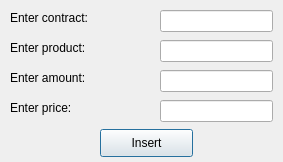
<?xml version="1.0" encoding="UTF-8"?>
<ui version="4.0">
 <class>product_insert</class>
 <widget class="QDialog" name="product_insert">
  <property name="geometry">
   <rect>
    <x>0</x>
    <y>0</y>
    <width>283</width>
    <height>162</height>
   </rect>
  </property>
  <property name="windowTitle">
   <string>Insert to product</string>
  </property>
  <widget class="QLabel" name="label">
   <property name="geometry">
    <rect>
     <x>10</x>
     <y>10</y>
     <width>111</width>
     <height>16</height>
    </rect>
   </property>
   <property name="text">
    <string>Enter contract:</string>
   </property>
  </widget>
  <widget class="QLabel" name="label_2">
   <property name="geometry">
    <rect>
     <x>10</x>
     <y>40</y>
     <width>151</width>
     <height>16</height>
    </rect>
   </property>
   <property name="text">
    <string>Enter product:</string>
   </property>
  </widget>
  <widget class="QLabel" name="label_3">
   <property name="geometry">
    <rect>
     <x>10</x>
     <y>70</y>
     <width>111</width>
     <height>16</height>
    </rect>
   </property>
   <property name="text">
    <string>Enter amount:</string>
   </property>
  </widget>
  <widget class="QLabel" name="label_4">
   <property name="geometry">
    <rect>
     <x>10</x>
     <y>100</y>
     <width>121</width>
     <height>16</height>
    </rect>
   </property>
   <property name="text">
    <string>Enter price:</string>
   </property>
  </widget>
  <widget class="QLineEdit" name="lineEdit_product_contract">
   <property name="geometry">
    <rect>
     <x>160</x>
     <y>10</y>
     <width>113</width>
     <height>22</height>
    </rect>
   </property>
  </widget>
  <widget class="QLineEdit" name="lineEdit_product_name">
   <property name="geometry">
    <rect>
     <x>160</x>
     <y>40</y>
     <width>113</width>
     <height>22</height>
    </rect>
   </property>
  </widget>
  <widget class="QLineEdit" name="lineEdit_product_amount">
   <property name="geometry">
    <rect>
     <x>160</x>
     <y>70</y>
     <width>113</width>
     <height>22</height>
    </rect>
   </property>
  </widget>
  <widget class="QLineEdit" name="lineEdit_product_price">
   <property name="geometry">
    <rect>
     <x>160</x>
     <y>100</y>
     <width>113</width>
     <height>22</height>
    </rect>
   </property>
  </widget>
  <widget class="QPushButton" name="pushButton_product_insert">
   <property name="geometry">
    <rect>
     <x>100</x>
     <y>129</y>
     <width>93</width>
     <height>28</height>
    </rect>
   </property>
   <property name="text">
    <string>Insert</string>
   </property>
  </widget>
 </widget>
 <resources/>
 <connections/>
</ui>
